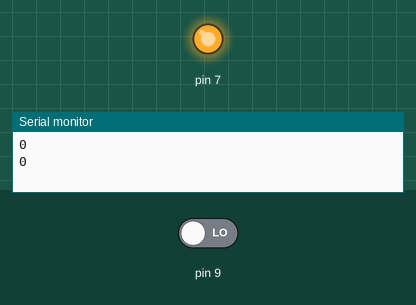
This sketch was run on a simulated Arduino Uno, built with avr-gcc and run on an emulated ATmega328P. Shown: output pins drawn as LEDs (lit = HIGH), the last lines printed to the serial monitor. The test bench sets the inputs (shaded band); at power-on: pin 9 LOW. Pins used as bus, display or sensor lines are not drawn.

Above: at 1.8 s.
1.9 s: pin 9 driven HIGH
At 4.2 s:
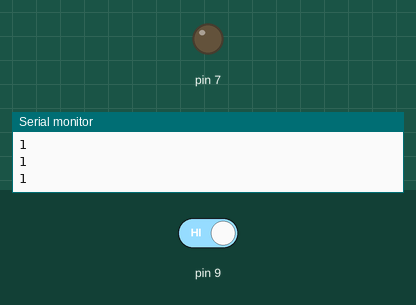
Timing chart, 0 to 10.5 s (numbered marks = the images above; inputs shaded):
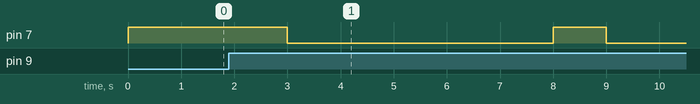

The sketch:

7SEG_Button_Control.ino
```cpp
bool lastpressed = false;

void setup() {
  pinMode(1, OUTPUT);
  pinMode(2, OUTPUT);
  pinMode(3, OUTPUT);
  pinMode(4, OUTPUT);
  pinMode(5, OUTPUT);
  pinMode(6, OUTPUT);
  pinMode(7, OUTPUT);
  pinMode(9, INPUT);
  Serial.begin(9600);
}

void clearAll(){
  for (int i = 1; i <= 7; i++){
    digitalWrite(i, HIGH);
  }
}

void digitZero(){
  clearAll();
  for (int i = 1; i <= 6; i++){
    digitalWrite(i, LOW);
  }
  digitalWrite(7, HIGH);
}

void digitOne(){
  clearAll();
  digitalWrite(1, HIGH);
  digitalWrite(2, LOW);
  digitalWrite(3, LOW);
  for (int i = 4; i <= 7; i++){
    digitalWrite(i, HIGH);
  }
}

void digitTwo(){
  clearAll();
  for (int i = 1; i <= 7; i++){
    digitalWrite(i, LOW);
  }
  digitalWrite(3, HIGH);
  digitalWrite(6, HIGH);
}

void digitThree(){
  clearAll();
  for (int i = 1; i <= 7; i++){
    digitalWrite(i, LOW);
  }
  digitalWrite(5, HIGH);
  digitalWrite(6, HIGH);
}

void digitFour(){
  clearAll();
  for (int i = 1; i <= 7; i++){
    digitalWrite(i, LOW);
  }
  digitalWrite(1, HIGH);
  digitalWrite(4, HIGH);
  digitalWrite(5, HIGH);
}

void digitFive(){
  clearAll();
  for (int i = 1; i <= 7; i++){
    digitalWrite(i, LOW);
  }
  digitalWrite(2, HIGH);
  digitalWrite(5, HIGH);
}

void digitSix(){
  clearAll();
  for (int i = 1; i <= 7; i++){
    digitalWrite(i, LOW);
  }
  digitalWrite(2, HIGH);
}

void digitSeven(){
  clearAll();
  for (int i = 1; i <= 3; i++){
    digitalWrite(i, LOW);
  }
}

void digitEight(){
  clearAll();
  for (int i = 1; i <= 7; i++){
    digitalWrite(i, LOW);
  }
}

void digitNine(){
  clearAll();
  for (int i = 1; i <= 7; i++){
    digitalWrite(i, LOW);
  }
  digitalWrite(5, HIGH);
}

int num = 0;


void loop() {
  Serial.println(digitalRead(9));
  if (digitalRead(9) == 1){
    num += 1;
  }

  if (num == 0){
    digitZero();
  }
  else if (num == 1){
    digitOne();
  }
  else if (num == 2){
    digitTwo();
  }
  else if (num == 3){
    digitThree();
  }
  else if (num == 4){
    digitFour();
  }
  else if (num == 5){
    digitFive();
  }
  else if (num == 6){
    digitSix();
  }
  else if (num == 7){
    digitSeven();
  }
  else if (num == 8){
    digitEight();
  }
  else if (num == 9){
    digitNine();
  }
  else {
    num = 0;
  }
    delay(1000);
}
```

Measured:
- after the input at 1.9 s, pin 7: HIGH → LOW after 1.1 s, → HIGH 5.0 s later, → LOW 1.0 s later
